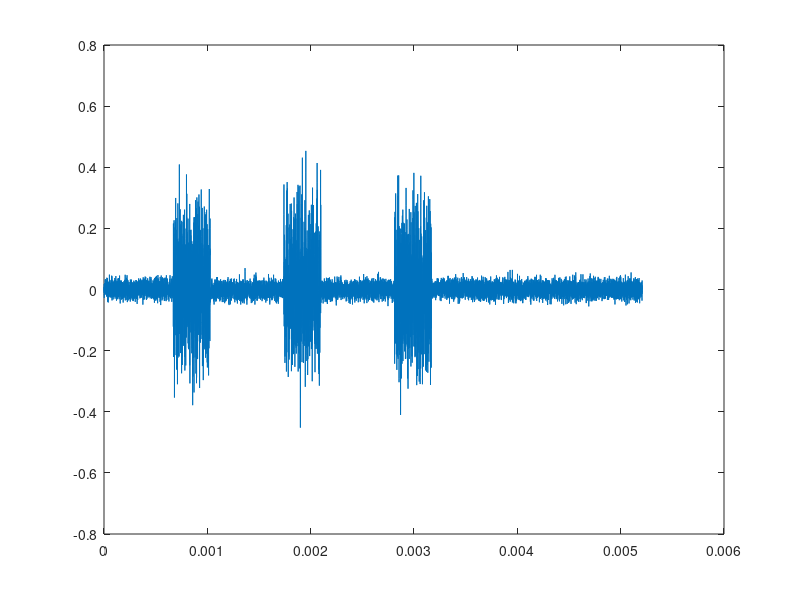
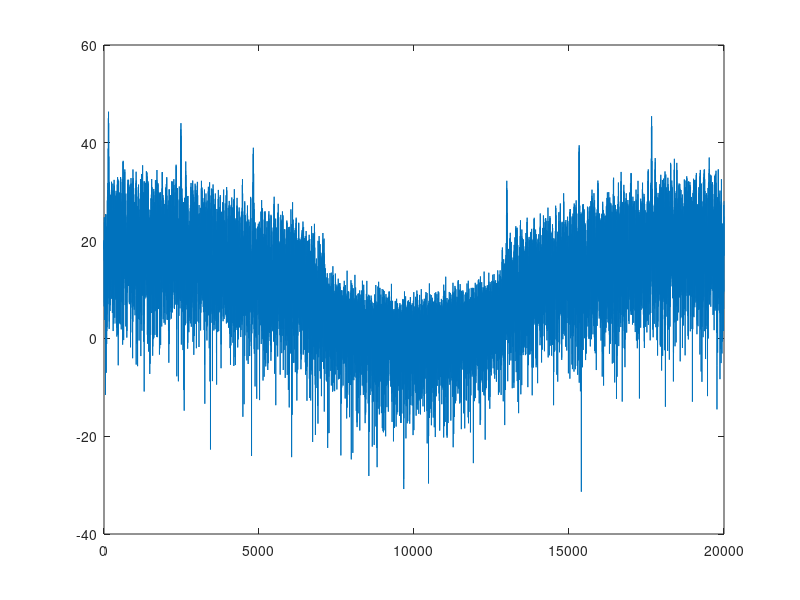

Recreate these plots in MATLAB, in order.
% lg_subcarier spacing_pilot tones_number symbols 
% tx_data_12_08_lg_7500_8_50
% tx_data_12_08_lg_7500_11
% tx_data_12_08_s_7500_8_20
% tx_data_12_08_s_15000_8_20
% tx_data_12_08_s_15000_8_50
% tx_data_12_08_s_30000_8_50
% tx_data_12_08_short_period
% tx_data_12_08
% tx_data_old

fft_size = 2^ceil(log2(90));
fs = fft_size * 30000;
sampling_period= fs^-1;



tx_data_sent = load('Rx_OFDM_19_11_2020.mat')
tx_data_sent = tx_data_sent.Rx_OFDM_19_11_2020;

t=1:1:length(tx_data_sent);
t = t * sampling_period;
figure
plot(t,real(tx_data_sent))


figure
plot(20*log10(abs(fft(tx_data_sent))))

% Y = fft(tx_data_sent');
% 
% P2 = abs(Y/length(tx_data_sent));
% P1 = P2(1:length(tx_data_sent)/2+1);
% P1(2:end-1) = 2*P1(2:end-1);
% 
% f = fs*(0:(length(tx_data_sent)/2))/length(tx_data_sent);
% plot(f,P1)